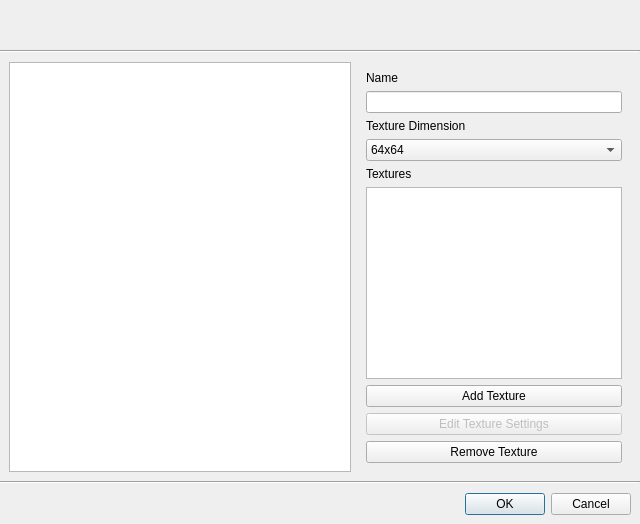
<?xml version="1.0" encoding="UTF-8"?>
<ui version="4.0">
 <class>TextureAtlasBuilder</class>
 <widget class="QDialog" name="TextureAtlasBuilder">
  <property name="geometry">
   <rect>
    <x>0</x>
    <y>0</y>
    <width>640</width>
    <height>523</height>
   </rect>
  </property>
  <property name="windowTitle">
   <string>Texture Atlas Builder</string>
  </property>
  <layout class="QVBoxLayout" name="verticalLayout">
   <property name="spacing">
    <number>0</number>
   </property>
   <property name="leftMargin">
    <number>0</number>
   </property>
   <property name="topMargin">
    <number>0</number>
   </property>
   <property name="rightMargin">
    <number>0</number>
   </property>
   <property name="bottomMargin">
    <number>0</number>
   </property>
   <item>
    <widget class="QWidget" name="widget" native="true">
     <property name="minimumSize">
      <size>
       <width>0</width>
       <height>50</height>
      </size>
     </property>
     <property name="maximumSize">
      <size>
       <width>16777215</width>
       <height>50</height>
      </size>
     </property>
    </widget>
   </item>
   <item>
    <widget class="Line" name="line">
     <property name="orientation">
      <enum>Qt::Horizontal</enum>
     </property>
    </widget>
   </item>
   <item>
    <widget class="QWidget" name="widget_2" native="true">
     <property name="sizePolicy">
      <sizepolicy hsizetype="Preferred" vsizetype="Expanding">
       <horstretch>0</horstretch>
       <verstretch>0</verstretch>
      </sizepolicy>
     </property>
     <layout class="QHBoxLayout" name="horizontalLayout">
      <item>
       <widget class="TextureBuilderCanvas" name="textureBuilderCanvas"/>
      </item>
      <item>
       <widget class="QWidget" name="widget_4" native="true">
        <property name="sizePolicy">
         <sizepolicy hsizetype="Minimum" vsizetype="Minimum">
          <horstretch>0</horstretch>
          <verstretch>0</verstretch>
         </sizepolicy>
        </property>
        <layout class="QVBoxLayout" name="verticalLayout_3">
         <item>
          <layout class="QVBoxLayout" name="verticalLayout_4">
           <item>
            <widget class="QLabel" name="label_3">
             <property name="text">
              <string>Name</string>
             </property>
            </widget>
           </item>
           <item>
            <widget class="QLineEdit" name="lineEdit">
             <property name="sizePolicy">
              <sizepolicy hsizetype="Preferred" vsizetype="Fixed">
               <horstretch>0</horstretch>
               <verstretch>0</verstretch>
              </sizepolicy>
             </property>
            </widget>
           </item>
           <item>
            <widget class="QLabel" name="label">
             <property name="text">
              <string>Texture Dimension</string>
             </property>
            </widget>
           </item>
           <item>
            <widget class="QComboBox" name="comboBox">
             <property name="currentText">
              <string>256x256</string>
             </property>
             <item>
              <property name="text">
               <string>64x64</string>
              </property>
             </item>
             <item>
              <property name="text">
               <string>128x128</string>
              </property>
             </item>
             <item>
              <property name="text">
               <string>256x256</string>
              </property>
             </item>
             <item>
              <property name="text">
               <string>512x512</string>
              </property>
             </item>
             <item>
              <property name="text">
               <string>1024x1024</string>
              </property>
             </item>
             <item>
              <property name="text">
               <string>2048x2048</string>
              </property>
             </item>
             <item>
              <property name="text">
               <string>4096x4096</string>
              </property>
             </item>
            </widget>
           </item>
           <item>
            <widget class="QLabel" name="label_2">
             <property name="text">
              <string>Textures</string>
             </property>
            </widget>
           </item>
           <item>
            <widget class="QListWidget" name="liTextures">
             <property name="sizePolicy">
              <sizepolicy hsizetype="Preferred" vsizetype="Expanding">
               <horstretch>0</horstretch>
               <verstretch>0</verstretch>
              </sizepolicy>
             </property>
            </widget>
           </item>
           <item>
            <widget class="QPushButton" name="pushButton">
             <property name="text">
              <string>Add Texture</string>
             </property>
            </widget>
           </item>
           <item>
            <widget class="QPushButton" name="btnEdit">
             <property name="enabled">
              <bool>false</bool>
             </property>
             <property name="text">
              <string>Edit Texture Settings</string>
             </property>
            </widget>
           </item>
           <item>
            <widget class="QPushButton" name="pushButton_2">
             <property name="text">
              <string>Remove Texture</string>
             </property>
            </widget>
           </item>
          </layout>
         </item>
        </layout>
       </widget>
      </item>
     </layout>
    </widget>
   </item>
   <item>
    <widget class="Line" name="line_2">
     <property name="orientation">
      <enum>Qt::Horizontal</enum>
     </property>
    </widget>
   </item>
   <item>
    <widget class="QWidget" name="widget_3" native="true">
     <layout class="QVBoxLayout" name="verticalLayout_2">
      <item>
       <widget class="QDialogButtonBox" name="buttonBox">
        <property name="orientation">
         <enum>Qt::Horizontal</enum>
        </property>
        <property name="standardButtons">
         <set>QDialogButtonBox::Cancel|QDialogButtonBox::Ok</set>
        </property>
       </widget>
      </item>
     </layout>
    </widget>
   </item>
  </layout>
 </widget>
 <customwidgets>
  <customwidget>
   <class>TextureBuilderCanvas</class>
   <extends>QGraphicsView</extends>
   <header>component/texturebuilder/texturebuildercanvas.h</header>
  </customwidget>
 </customwidgets>
 <resources/>
 <connections>
  <connection>
   <sender>buttonBox</sender>
   <signal>accepted()</signal>
   <receiver>TextureAtlasBuilder</receiver>
   <slot>accept()</slot>
   <hints>
    <hint type="sourcelabel">
     <x>355</x>
     <y>619</y>
    </hint>
    <hint type="destinationlabel">
     <x>280</x>
     <y>0</y>
    </hint>
   </hints>
  </connection>
  <connection>
   <sender>buttonBox</sender>
   <signal>rejected()</signal>
   <receiver>TextureAtlasBuilder</receiver>
   <slot>reject()</slot>
   <hints>
    <hint type="sourcelabel">
     <x>585</x>
     <y>619</y>
    </hint>
    <hint type="destinationlabel">
     <x>366</x>
     <y>0</y>
    </hint>
   </hints>
  </connection>
 </connections>
</ui>
